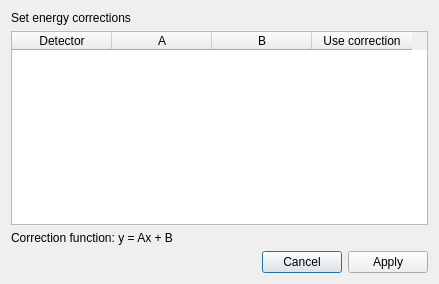
<?xml version="1.0" encoding="UTF-8"?>
<ui version="4.0">
 <class>Energycorrections</class>
 <widget class="QDialog" name="Energycorrections">
  <property name="geometry">
   <rect>
    <x>0</x>
    <y>0</y>
    <width>439</width>
    <height>284</height>
   </rect>
  </property>
  <property name="windowTitle">
   <string>Dialog</string>
  </property>
  <layout class="QGridLayout" name="gridLayout">
   <item row="2" column="0" colspan="2">
    <widget class="QLabel" name="label">
     <property name="text">
      <string>Correction function: y = Ax + B</string>
     </property>
    </widget>
   </item>
   <item row="1" column="0" colspan="2">
    <widget class="BaseTable" name="correction_table">
     <column>
      <property name="text">
       <string>Detector</string>
      </property>
     </column>
     <column>
      <property name="text">
       <string>A</string>
      </property>
     </column>
     <column>
      <property name="text">
       <string>B</string>
      </property>
     </column>
     <column>
      <property name="text">
       <string>Use correction</string>
      </property>
     </column>
    </widget>
   </item>
   <item row="3" column="0" colspan="2">
    <widget class="QDialogButtonBox" name="buttonBox">
     <property name="orientation">
      <enum>Qt::Horizontal</enum>
     </property>
     <property name="standardButtons">
      <set>QDialogButtonBox::Apply|QDialogButtonBox::Cancel</set>
     </property>
    </widget>
   </item>
   <item row="0" column="0">
    <widget class="QLabel" name="label_2">
     <property name="text">
      <string>Set energy corrections</string>
     </property>
    </widget>
   </item>
  </layout>
 </widget>
 <customwidgets>
  <customwidget>
   <class>BaseTable</class>
   <extends>QTableWidget</extends>
   <header>EVA.gui.base.base_table</header>
  </customwidget>
 </customwidgets>
 <resources/>
 <connections>
  <connection>
   <sender>buttonBox</sender>
   <signal>accepted()</signal>
   <receiver>Energycorrections</receiver>
   <slot>accept()</slot>
   <hints>
    <hint type="sourcelabel">
     <x>248</x>
     <y>254</y>
    </hint>
    <hint type="destinationlabel">
     <x>157</x>
     <y>274</y>
    </hint>
   </hints>
  </connection>
  <connection>
   <sender>buttonBox</sender>
   <signal>rejected()</signal>
   <receiver>Energycorrections</receiver>
   <slot>reject()</slot>
   <hints>
    <hint type="sourcelabel">
     <x>316</x>
     <y>260</y>
    </hint>
    <hint type="destinationlabel">
     <x>286</x>
     <y>274</y>
    </hint>
   </hints>
  </connection>
 </connections>
</ui>
